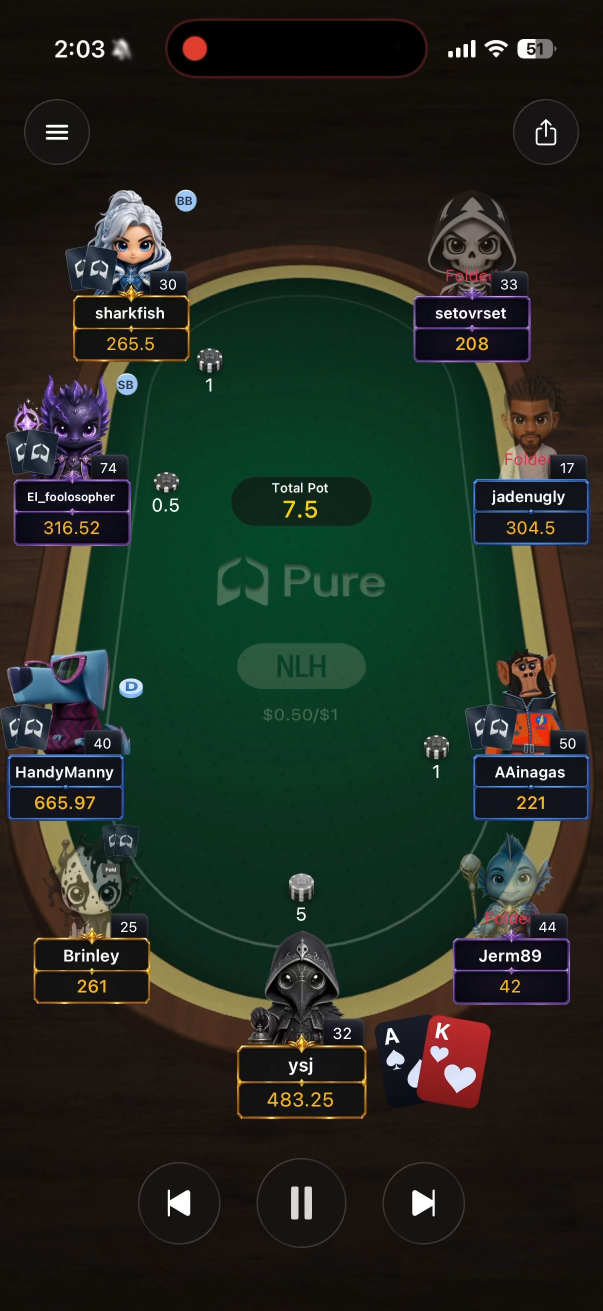
#> input picture reference-analysis/IMG_3768-0.jpg, 1206 x 2622 px (shown at 1/2 size)
$ python compare-zip-update.py
#> lines starting #> are read from the running program, lines starting #| are printed output that depends on the picture
from pathlib import Path
from PIL import Image, ImageDraw
root=Path(__file__).resolve().parents[1]
for name,reference in [('straight','IMG_3768-0.jpg'),('full-house','IMG_3770-0.jpg')]:
    sheet=Image.new('RGB',(800,895),'#101010')
#> sheet: PIL image 800x895 RGB; every value is 16
    sheet.paste(Image.open(root/'reference-analysis'/reference).resize((400,870)),(0,25))
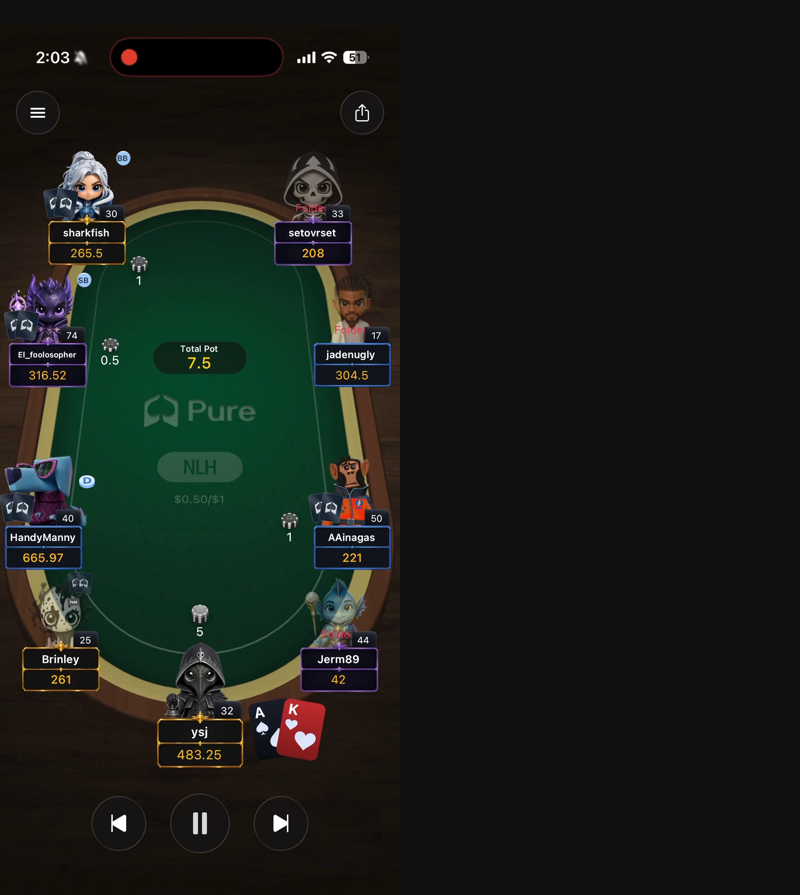
#> sheet: PIL image 800x895 RGB; mean R, G, B 24.7, 28.7, 24.2
#> (the run stopped early here; a loop or call above may not have finished)

$ run again, with reference-analysis/IMG_3768-11.jpg copied over reference-analysis/IMG_3768-0.jpg
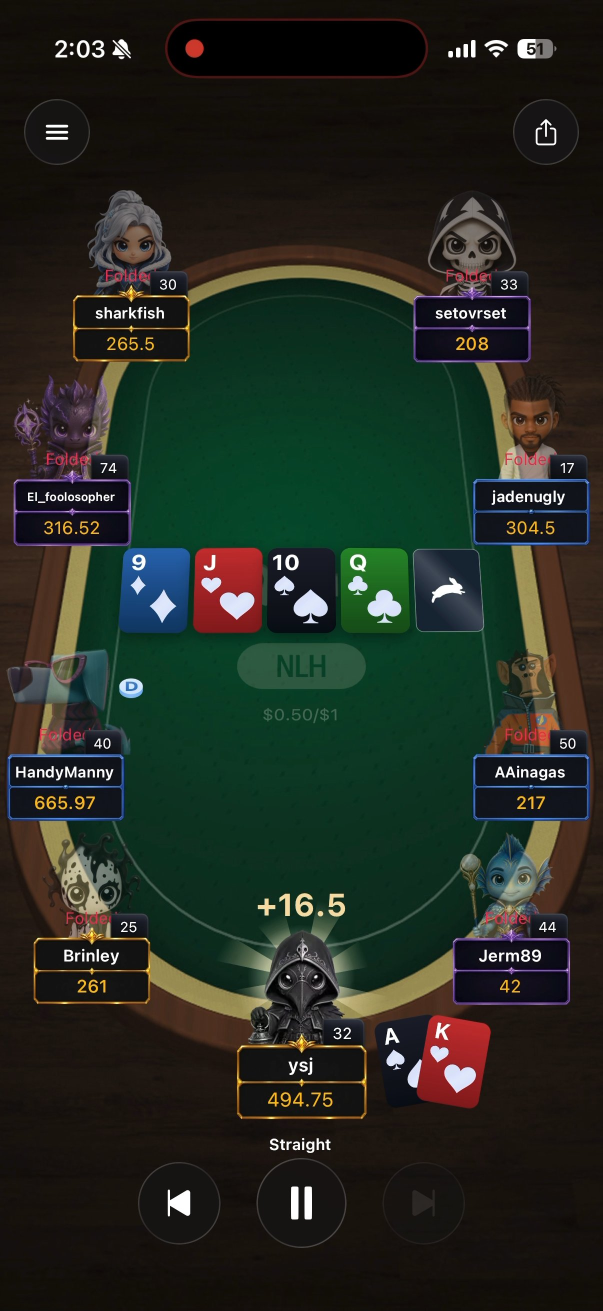
#> input picture reference-analysis/IMG_3768-11.jpg, 1206 x 2622 px (shown at 1/2 size)
#> `sheet.paste(Image.open(root/'reference-analysis'/reference).resize((40..`:
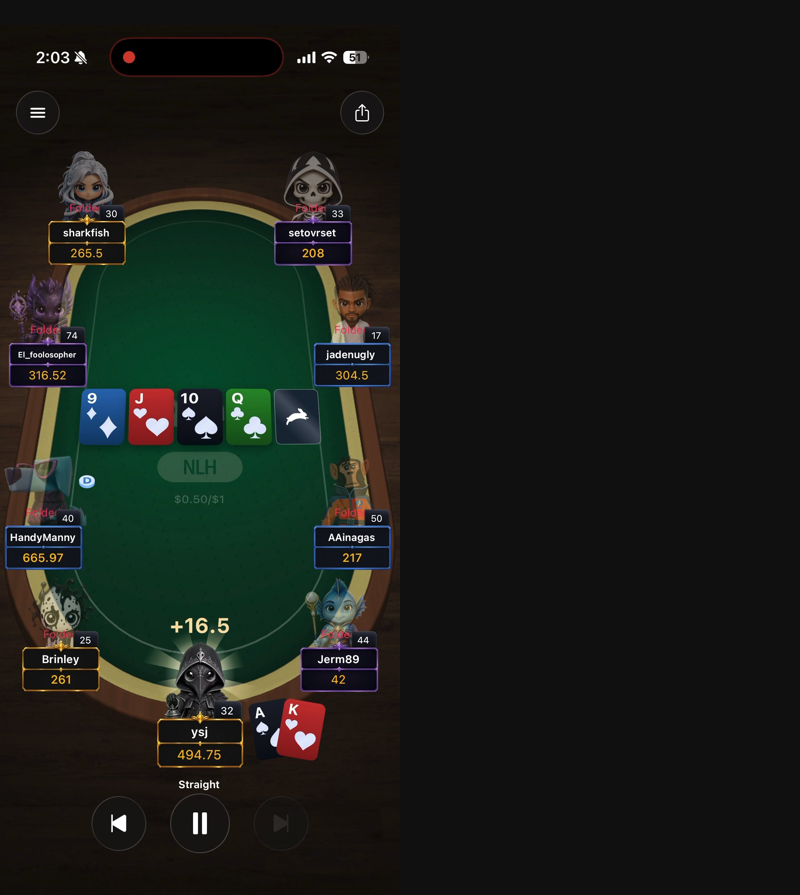
#> sheet: PIL image 800x895 RGB; mean R, G, B 25.6, 28.7, 24.3
